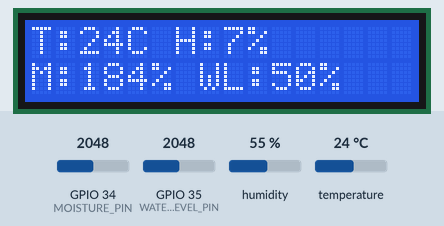
Bench run of a sketch on a simulated ESP32. Parts: 16×2 character LCD. Inputs (shaded band) come from the test bench; at power-on: humidity 55 %, GPIO 34 (MOISTURE_PIN) = 2048, GPIO 35 (WATER_LEVEL_PIN) = 2048, temperature 24 °C. WiFi joins after 1.5 s; servers stay silent unless stated; uploads are accepted with an empty reply; what the sketch prints to the serial monitor is not drawn.

Above: at 4.3 s.
4.4 s: humidity set to 22 %
At 14.3 s:
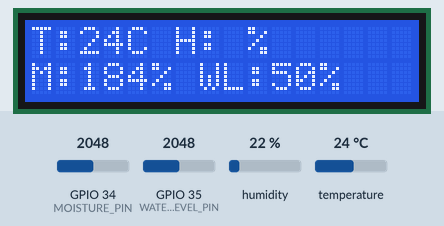
14.9 s: humidity set to 40 %
At 24.2 s:
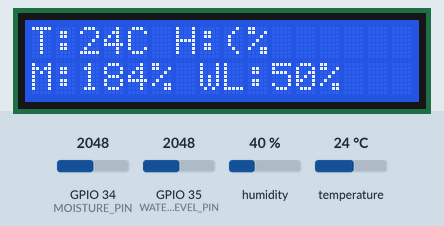
25.1 s: humidity set to 68 %
At 34.2 s:
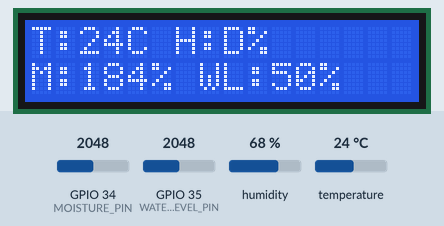
35.4 s: humidity set to 88 %
At 45.4 s:
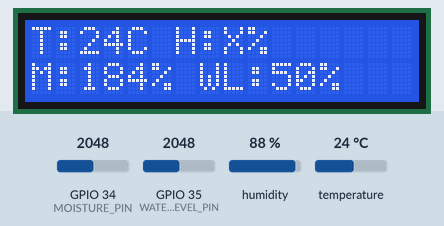
45.7 s: humidity set to 34 %
At 55.3 s:
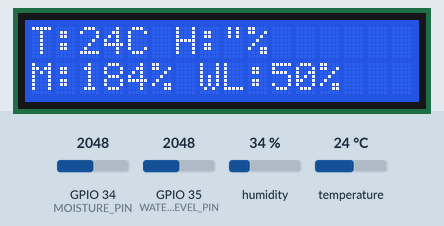
55.9 s: humidity set to 36 %
At 65.3 s:
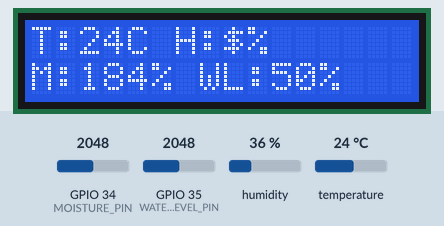
Timing chart, 0 to 66.8 s (numbered marks = the images above; inputs shaded):
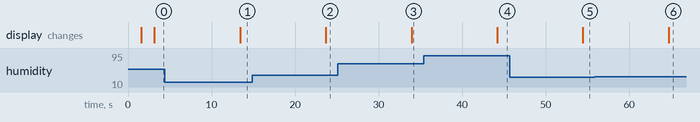

Measured:
- after the input at 4.4 s, the display: changes after 9.0 s (image 1)
- after the input at 14.9 s, the display: changes after 8.8 s (image 2)
- after the input at 25.1 s, the display: changes after 8.8 s (image 3)
- after the input at 35.4 s, the display: changes after 8.8 s (image 4)
- after the input at 45.7 s, the display: changes after 8.8 s (image 5)
- after the input at 55.9 s, the display: changes after 8.8 s (image 6)

The sketch:

smart_irrigation_kit_code_1.ino
```cpp
#include "DHT.h"
#include <Wire.h>
#include <LiquidCrystal_I2C.h>
#include <WiFi.h>
#include <HTTPClient.h>

#define DHTPIN 5
#define DHTTYPE DHT11
#define MOISTURE_PIN 34
#define WATER_LEVEL_PIN 35

DHT dht(DHTPIN, DHTTYPE);
LiquidCrystal_I2C lcd(0x27, 16, 2);

const char* ssid = "Kruthika";
const char* password = "kruthikamgowda";
String serverURL = "https://aislyntech.com/Api/z-update.php?";
//https://aislyntech.com/Api/z-update.php?moisture=10&temperature=20&humidity=30&waterlevel=40&id=1
void setup() {
  Serial.begin(115200);
  dht.begin();
  lcd.init();
  lcd.backlight();

  lcd.setCursor(0, 0);
  lcd.print("Connecting WiFi");
  WiFi.begin(ssid, password);
  while (WiFi.status() != WL_CONNECTED) {
    lcd.setCursor(0, 1);
    lcd.print(".");
    delay(500);
    Serial.print(".");
  }

  lcd.clear();
  lcd.setCursor(0, 0);
  lcd.print("WiFi Connected");
  delay(1500);
  lcd.clear();
}

void loop() {
  // Read sensors
  int temperature = dht.readTemperature();
  int humidity = dht.readHumidity();
  int moistureValue = analogRead(MOISTURE_PIN);
  int waterValue = analogRead(WATER_LEVEL_PIN);

  // Convert analog values to percentage
  int moisturePercent = map(moistureValue, 4095, 0, 0, 370);
  int waterPercent = map(waterValue, 0, 4095, 0, 100);

  // Display on LCD
  lcd.clear();
  lcd.setCursor(0, 0);
  lcd.print("T:");
  lcd.print(temperature, 1);
  lcd.print("C H:");
  lcd.print(humidity, 0);
  lcd.print("%");

  lcd.setCursor(0, 1);
  lcd.print("M:");
  lcd.print(moisturePercent);
  lcd.print("% WL:");
  lcd.print(waterPercent);
  lcd.print("%");

  // Debug output
  Serial.print("Temperature: "); Serial.print(temperature);
  Serial.print(" °C, Humidity: "); Serial.print(humidity);
  Serial.print(" %, Moisture: "); Serial.print(moisturePercent);
  Serial.print(" %, Water Level: "); Serial.print(waterPercent);
  Serial.println(" %");

  // Send to server
  if (WiFi.status() == WL_CONNECTED) {
    HTTPClient http;

    // Updated parameter order
    String url = serverURL +
                 "moisture=" + String(moisturePercent) +
                 "&temperature=" + String(temperature) +
                 "&humidity=" + String(humidity) +
                 "&waterlevel=" + String(waterPercent) +
                 "&id=1";

    Serial.println("Request URL: " + url);

    http.begin(url);
    int httpResponseCode = http.GET();

    if (httpResponseCode > 0) {
      Serial.print("HTTP Response Code: ");
      Serial.println(httpResponseCode);
      String response = http.getString();
      Serial.print("Server Response: ");
      Serial.println(response);
    } else {
      Serial.print("Error sending request: ");
      Serial.println(httpResponseCode);
    }

    http.end();
  } else {
    lcd.clear();
    lcd.setCursor(0, 0);
    lcd.print("WiFi Disconnected");
    Serial.println("WiFi not connected");
  }

  delay(10000);
}
```
